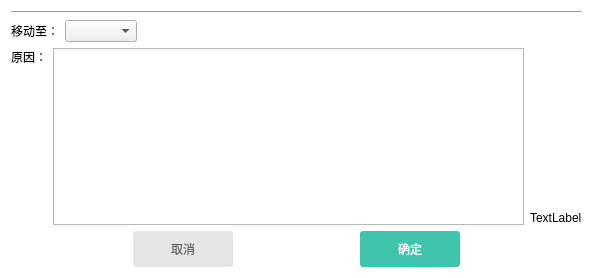
<?xml version="1.0" encoding="UTF-8"?>
<ui version="4.0">
 <class>MoveInvoiceDialog</class>
 <widget class="QDialog" name="MoveInvoiceDialog">
  <property name="windowModality">
   <enum>Qt::ApplicationModal</enum>
  </property>
  <property name="geometry">
   <rect>
    <x>0</x>
    <y>0</y>
    <width>593</width>
    <height>278</height>
   </rect>
  </property>
  <property name="windowTitle">
   <string>移动发票</string>
  </property>
  <property name="styleSheet">
   <string notr="true">QDialog#MoveInvoiceDialog{background-color: rgb(255, 255, 255);}

</string>
  </property>
  <layout class="QVBoxLayout" name="verticalLayout_3">
   <item>
    <widget class="Line" name="line">
     <property name="orientation">
      <enum>Qt::Horizontal</enum>
     </property>
    </widget>
   </item>
   <item>
    <layout class="QHBoxLayout" name="horizontalLayout_2">
     <item>
      <widget class="QLabel" name="label_2">
       <property name="sizePolicy">
        <sizepolicy hsizetype="Fixed" vsizetype="Preferred">
         <horstretch>0</horstretch>
         <verstretch>0</verstretch>
        </sizepolicy>
       </property>
       <property name="styleSheet">
        <string notr="true">color: rgb(0, 0, 0);
font: 75 10pt &quot;Arial&quot;;</string>
       </property>
       <property name="text">
        <string>移动至：</string>
       </property>
      </widget>
     </item>
     <item>
      <widget class="QComboBox" name="comboBox">
       <property name="sizePolicy">
        <sizepolicy hsizetype="Fixed" vsizetype="Fixed">
         <horstretch>0</horstretch>
         <verstretch>0</verstretch>
        </sizepolicy>
       </property>
       <property name="autoFillBackground">
        <bool>false</bool>
       </property>
       <property name="styleSheet">
        <string notr="true"/>
       </property>
       <property name="currentText">
        <string/>
       </property>
       <property name="insertPolicy">
        <enum>QComboBox::InsertAfterCurrent</enum>
       </property>
       <property name="frame">
        <bool>true</bool>
       </property>
      </widget>
     </item>
     <item>
      <spacer name="horizontalSpacer_5">
       <property name="orientation">
        <enum>Qt::Horizontal</enum>
       </property>
       <property name="sizeHint" stdset="0">
        <size>
         <width>40</width>
         <height>20</height>
        </size>
       </property>
      </spacer>
     </item>
    </layout>
   </item>
   <item>
    <layout class="QHBoxLayout" name="horizontalLayout_3">
     <item>
      <layout class="QVBoxLayout" name="verticalLayout">
       <item>
        <widget class="QLabel" name="label_3">
         <property name="styleSheet">
          <string notr="true">color: rgb(0, 0, 0);
font: 75 10pt &quot;Arial&quot;;</string>
         </property>
         <property name="text">
          <string>原因：</string>
         </property>
        </widget>
       </item>
       <item>
        <spacer name="verticalSpacer">
         <property name="orientation">
          <enum>Qt::Vertical</enum>
         </property>
         <property name="sizeHint" stdset="0">
          <size>
           <width>20</width>
           <height>40</height>
          </size>
         </property>
        </spacer>
       </item>
      </layout>
     </item>
     <item>
      <widget class="QTextEdit" name="textEdit">
       <property name="styleSheet">
        <string notr="true">font: 75 12pt &quot;微软雅黑&quot;;
color: rgb(0, 0, 0);</string>
       </property>
      </widget>
     </item>
     <item>
      <layout class="QVBoxLayout" name="verticalLayout_2">
       <item>
        <spacer name="verticalSpacer_2">
         <property name="orientation">
          <enum>Qt::Vertical</enum>
         </property>
         <property name="sizeHint" stdset="0">
          <size>
           <width>20</width>
           <height>40</height>
          </size>
         </property>
        </spacer>
       </item>
       <item>
        <widget class="QLabel" name="label_charcount">
         <property name="styleSheet">
          <string notr="true">color: rgb(0, 0, 0);
font: 75 10pt &quot;Arial&quot;;</string>
         </property>
         <property name="text">
          <string>TextLabel</string>
         </property>
        </widget>
       </item>
      </layout>
     </item>
    </layout>
   </item>
   <item>
    <layout class="QHBoxLayout" name="horizontalLayout_4">
     <item>
      <spacer name="horizontalSpacer_3">
       <property name="orientation">
        <enum>Qt::Horizontal</enum>
       </property>
       <property name="sizeHint" stdset="0">
        <size>
         <width>40</width>
         <height>20</height>
        </size>
       </property>
      </spacer>
     </item>
     <item>
      <widget class="QPushButton" name="pushButton_cancel">
       <property name="minimumSize">
        <size>
         <width>100</width>
         <height>36</height>
        </size>
       </property>
       <property name="maximumSize">
        <size>
         <width>100</width>
         <height>36</height>
        </size>
       </property>
       <property name="styleSheet">
        <string notr="true">width:120px;
height:40px;
background:rgba(229,229,229,1);
border-radius:3px;
color: #666666;</string>
       </property>
       <property name="text">
        <string>取消</string>
       </property>
      </widget>
     </item>
     <item>
      <spacer name="horizontalSpacer_2">
       <property name="orientation">
        <enum>Qt::Horizontal</enum>
       </property>
       <property name="sizeHint" stdset="0">
        <size>
         <width>40</width>
         <height>20</height>
        </size>
       </property>
      </spacer>
     </item>
     <item>
      <widget class="QPushButton" name="pushButton_confirm">
       <property name="minimumSize">
        <size>
         <width>100</width>
         <height>36</height>
        </size>
       </property>
       <property name="maximumSize">
        <size>
         <width>100</width>
         <height>36</height>
        </size>
       </property>
       <property name="styleSheet">
        <string notr="true">width:120px;
height:40px;
background:rgba(64,197,173,1);
border-radius:3px;
color: rgb(255, 255, 255);</string>
       </property>
       <property name="text">
        <string>确定</string>
       </property>
      </widget>
     </item>
     <item>
      <spacer name="horizontalSpacer_4">
       <property name="orientation">
        <enum>Qt::Horizontal</enum>
       </property>
       <property name="sizeHint" stdset="0">
        <size>
         <width>40</width>
         <height>20</height>
        </size>
       </property>
      </spacer>
     </item>
    </layout>
   </item>
  </layout>
 </widget>
 <resources/>
 <connections/>
</ui>
